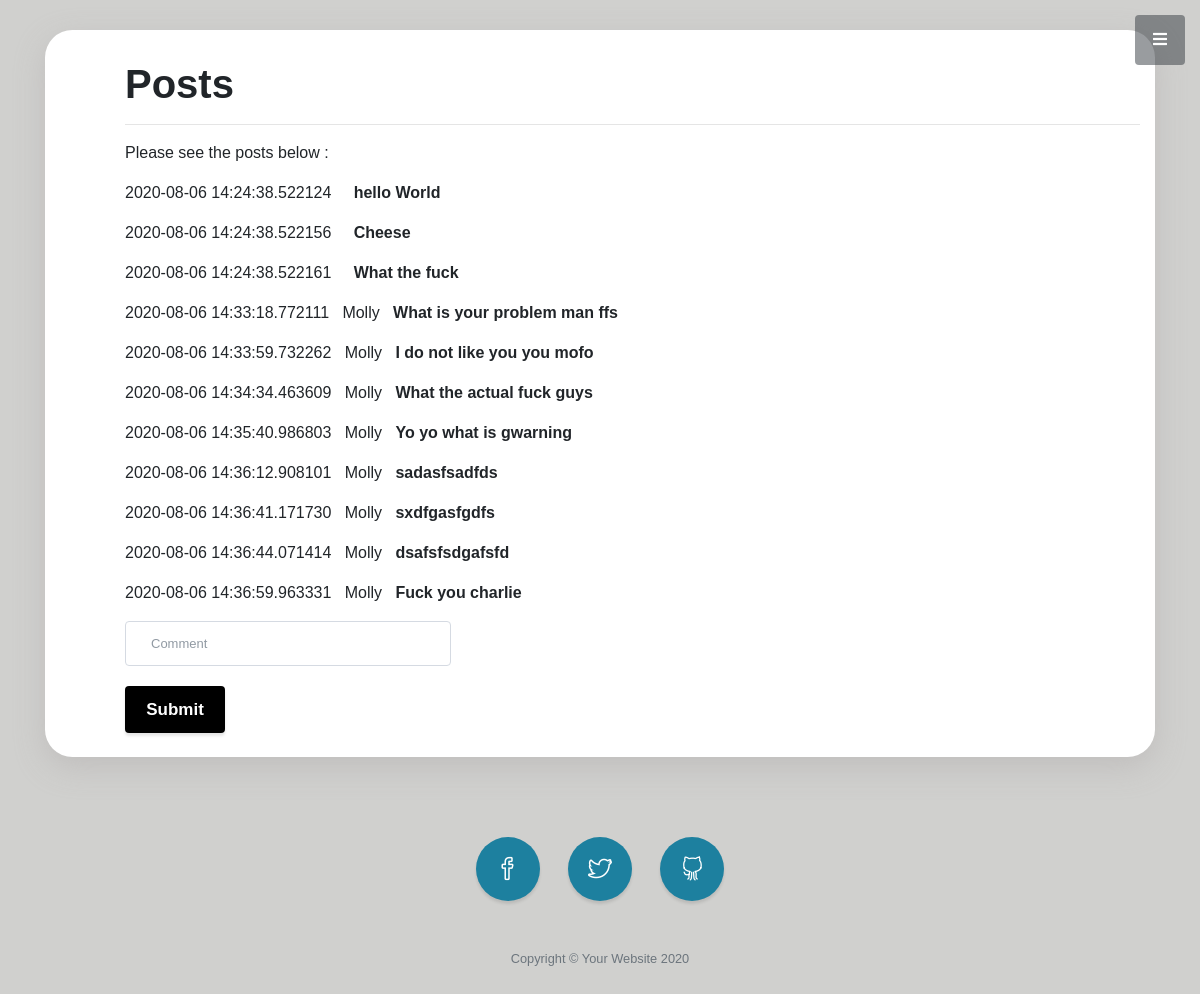
Before: /Harrison/posts (signed in) with the older database file.
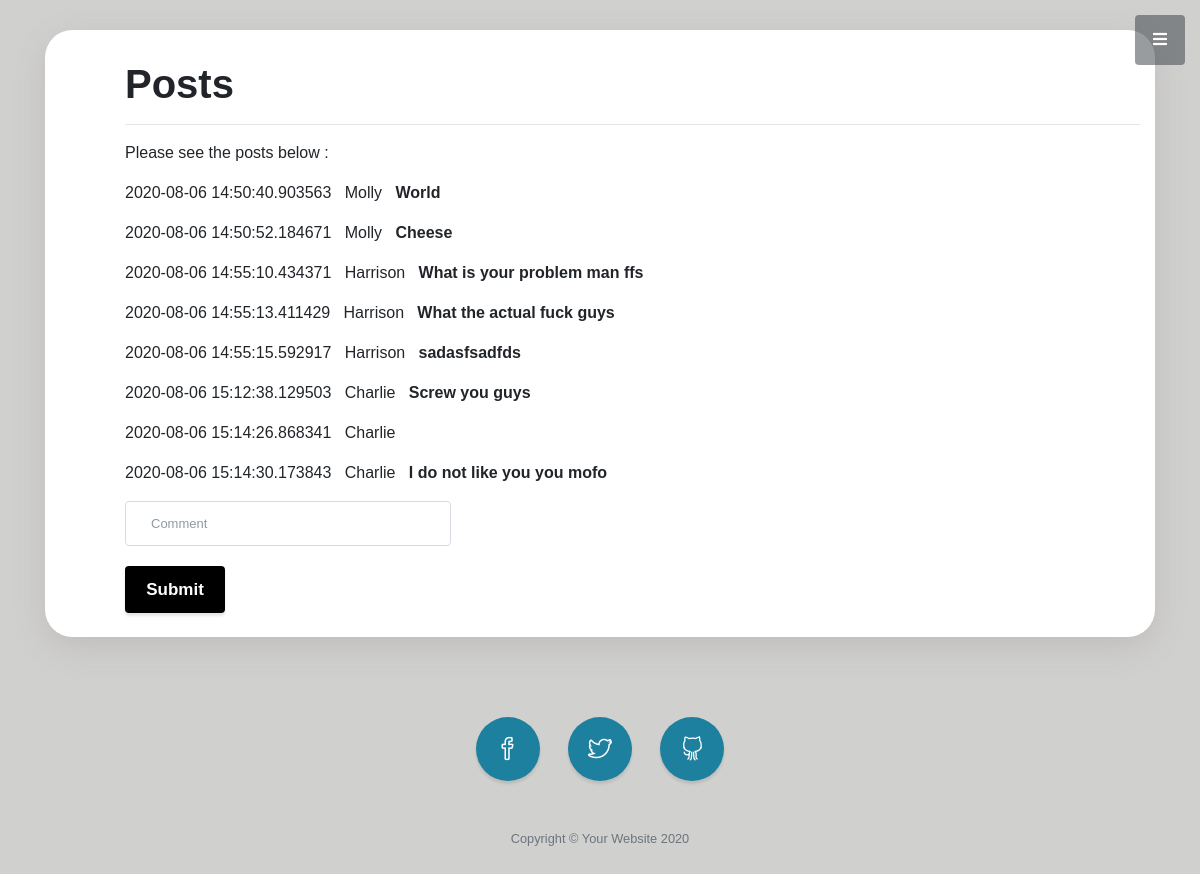
After: the same page with the newer database file.
### app/models.py (models this page shows, shortened)
class Posts(db.Model):
    id = db.Column(db.Integer, primary_key=True)
    body = db.Column(db.String(120), index=True)
    timestamp = db.Column(db.DateTime, index=True, default=datetime.utcnow)
    user_id = db.Column(db.Integer, db.ForeignKey('person.id'))
    request = db.relationship("Person", backref=backref("Posts", uselist=False))

class Person(db.Model, UserMixin):
    id = db.Column(db.Integer, primary_key=True)
    name = db.Column(db.String(120), index=True, unique=True)
    email = db.Column(db.String(120), index=True, unique=True)
    password_hash = db.Column(db.String(128))
    posts = db.relationship('Posts', backref='People', lazy=True)
    about_me = db.Column(db.String(340))
    last_seen = db.Column(db.DateTime, default=datetime.utcnow())

### app/routes.py (the view)
@app.route('/<username>/posts', methods=["GET", "POST"])
def posts(username):
    user = Person.query.filter_by(name=username).first_or_404()
    posts = Posts.query.all()
    form = UserPost()
    if form.validate_on_submit():
        post = Posts(body = form.body.data, user_id = current_user.id)
        db.session.add(post)
        db.session.commit()
        return redirect(url_for('posts', username= current_user.name))
    return render_template('posts.html', user=username, posts=posts, form=form)

### app/forms.py
class UserPost(FlaskForm):
    body = StringField("Info")
    submit = SubmitField("Submit")

### app/models.py (called while the page is built)
@login.user_loader
def load_user(id):
    return Person.query.get(int(id))

### app/templates/posts.html (shortened to what this page needs)
{% extends 'reduced_base.html' %}
    {% block content %}
  <link rel="stylesheet" href="{{ url_for('static', filename='assets/css/login.css') }}">
 <div class="container" style = "padding-top: 30px;" >
              <div class="card login-card" >
                <div class="row no-gutters">
                    <div style = "padding-left:80px; padding-top: 30px;" class="container">
                    <h1>Posts {{user.name}}</h1>
                    <hr>
                    <p>Please see the posts below : </p>
                        {% for post in posts %}
                            <p>{{ post.timestamp }} &nbsp; {{ post.request.name }}  &nbsp; <b>{{ post.body }}</b></p>
                        {% endfor %}
                        <form method="post">
                          <div class="form-group" style="min-width: 150px; max-width:600px; ">
                            {{ form.body(class="form-control", placeholder="Comment") }}
                          </div>
                            <div class="form-group" style="max-width:100px;">
                            {{ form.submit(class="btn btn-block login-btn mb-4" ) }}
                            </div>
                        </form>
            </div>
                    </div>
                </div>
              </div>
    </body>
    {% endblock %}

### app/templates/reduced_base.html (shortened to what this page needs)
<!DOCTYPE html>
<html lang="en">
<head>
  <link href="../static/assets/vendor/bootstrap/css/bootstrap.min.css" rel="stylesheet">
  <link href="../static/assets/vendor/fontawesome-free/css/all.min.css" rel="stylesheet" type="text/css">
  <link href="../static/assets/vendor/simple-line-icons/css/simple-line-icons.css" rel="stylesheet">
  <link href="../static/assets/css/stylish-portfolio.min.css" rel="stylesheet">
</head>
<body id="page-top">
  <a class="menu-toggle rounded" href="#">
    <i class="fas fa-bars"></i>
  </a>
    {% block content %}
    {% endblock %}
  <footer class="footer text-center" id="contact">
    <div class="container">
      <ul class="list-inline mb-5">
        <li class="list-inline-item">
          <a class="social-link rounded-circle text-white mr-3" href="#!">
            <i class="icon-social-facebook"></i>
          </a>
        </li>
        <li class="list-inline-item">
          <a class="social-link rounded-circle text-white mr-3" href="#!">
            <i class="icon-social-twitter"></i>
          </a>
        </li>
        <li class="list-inline-item">
          <a class="social-link rounded-circle text-white" href="#!">
            <i class="icon-social-github"></i>
          </a>
        </li>
      </ul>
      <p class="text-muted small mb-0">Copyright &copy; Your Website 2020</p>
    </div>
  </footer>
</body>
</html>

### app/static/assets/css/login.css (style rules this page uses)
body { font-family: "Karla", sans-serif; background-color: #d0d0ce; min-height: 100vh; }
.login-card { border: 0; border-radius: 27.5px; box-shadow: 0 10px 30px 0 rgba(172, 168, 168, 0.43); overflow: hidden; }
.login-card form { max-width: 326px; }
.login-card .form-control { border: 1px solid #d5dae2; padding: 15px 25px; margin-bottom: 20px; min-height: 45px; font-size: 13px; line-height: 15; font-weight: normal; }
.login-card .form-control::placeholder { color: #919aa3; }
.login-card .login-btn { padding: 13px 20px 12px; background-color: #000; border-radius: 4px; font-size: 17px; font-weight: bold; line-height: 20px; color: #fff; margin-bottom: 24px; }

Changed rows visible on the page:
removed Posts: timestamp "2020-08-06 14:33:18.772111", request.name "Molly", body "What is your problem man ffs"
removed Posts: timestamp "2020-08-06 14:33:59.732262", request.name "Molly", body "I do not like you you mofo"
removed Posts: timestamp "2020-08-06 14:35:40.986803", request.name "Molly", body "Yo yo what is gwarning"
removed Posts: timestamp "2020-08-06 14:36:12.908101", request.name "Molly", body "sadasfsadfds"
removed Posts: timestamp "2020-08-06 14:36:41.171730", request.name "Molly", body "sxdfgasfgdfs"
removed Posts: timestamp "2020-08-06 14:36:44.071414", request.name "Molly", body "dsafsfsdgafsfd"
removed Posts: timestamp "2020-08-06 14:36:59.963331", request.name "Molly", body "Fuck you charlie"
changed Posts: timestamp "2020-08-06 14:24:38.522124" → "2020-08-06 14:50:40.903563"; request.name (not shown) → "Molly"; body "hello World" → "World"
changed Posts "Cheese": timestamp "2020-08-06 14:24:38.522156" → "2020-08-06 14:50:52.184671"; request.name (not shown) → "Molly"
added Posts: timestamp "2020-08-06 14:55:10.434371", request.name "Harrison", body "What is your problem man ffs"
changed Posts: timestamp "2020-08-06 14:24:38.522161" → "2020-08-06 14:55:13.411429"; request.name (not shown) → "Harrison"; body "What the fuck" → "What the actual fuck guys"
added Posts: timestamp "2020-08-06 14:55:15.592917", request.name "Harrison", body "sadasfsadfds"
added Posts: timestamp "2020-08-06 15:12:38.129503", request.name "Charlie", body "Screw you guys"
changed Posts (number 7 of 8 on the later page): timestamp "2020-08-06 14:34:34.463609" → "2020-08-06 15:14:26.868341"; request.name "Molly" → "Charlie"; body "What the actual fuck guys" → (not shown)
added Posts: timestamp "2020-08-06 15:14:30.173843", request.name "Charlie", body "I do not like you you mofo"
